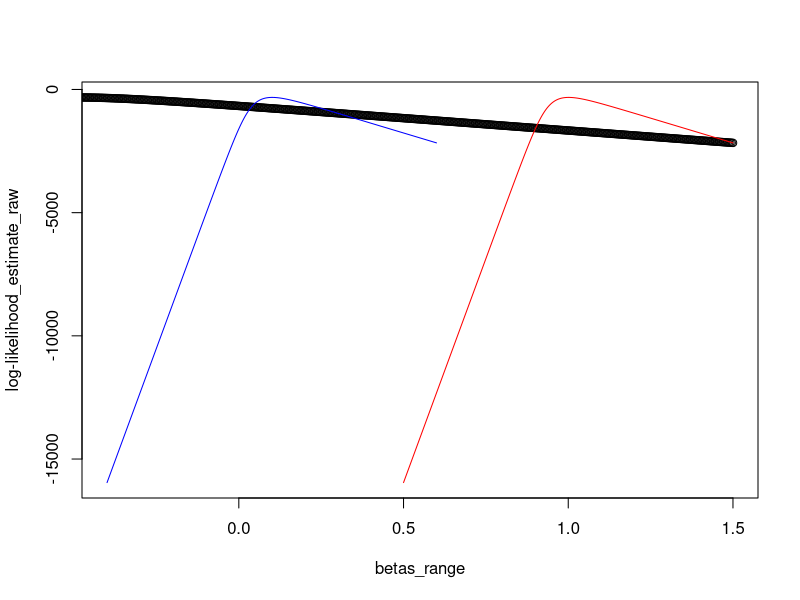
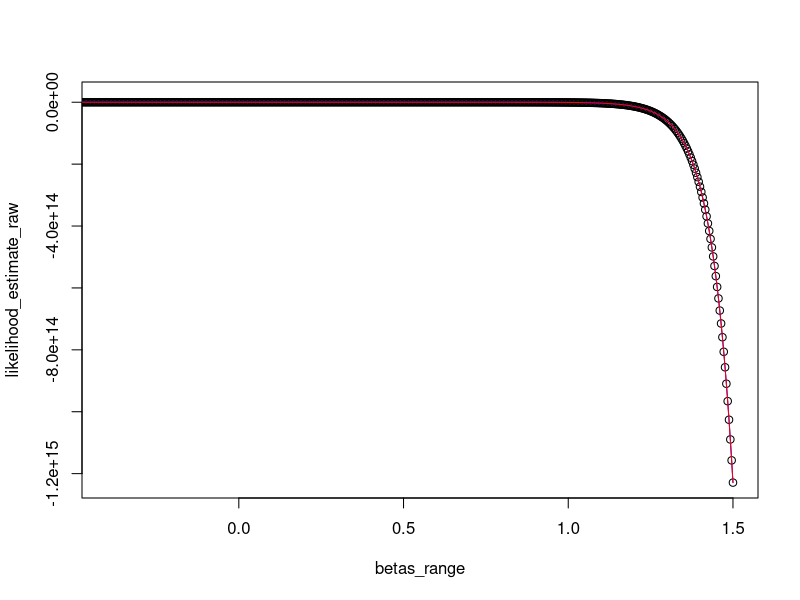
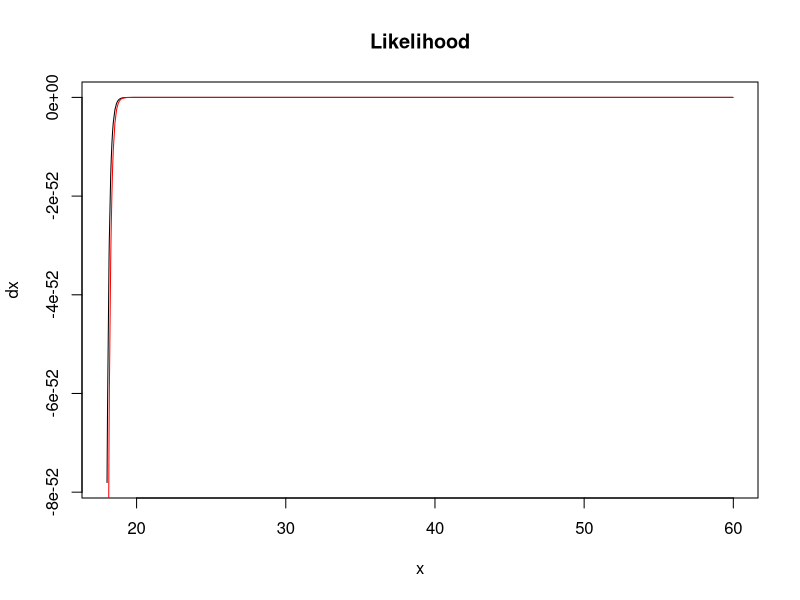
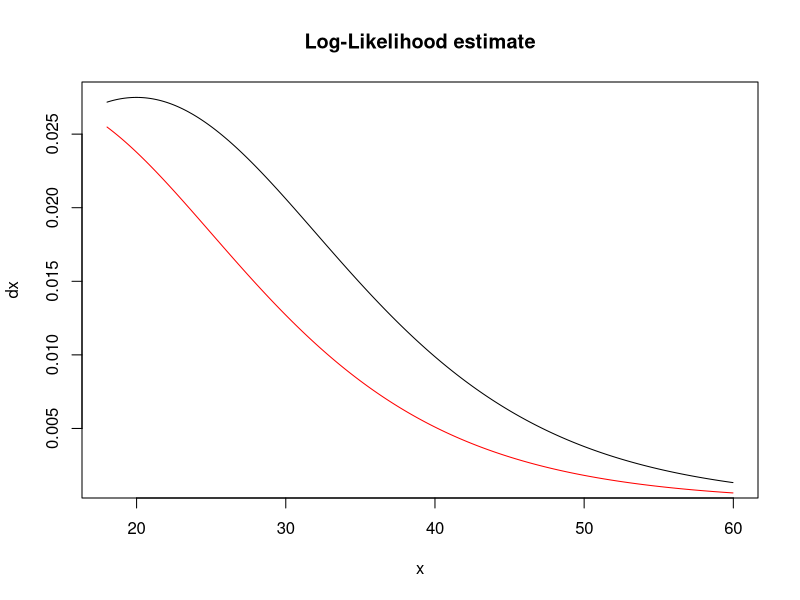
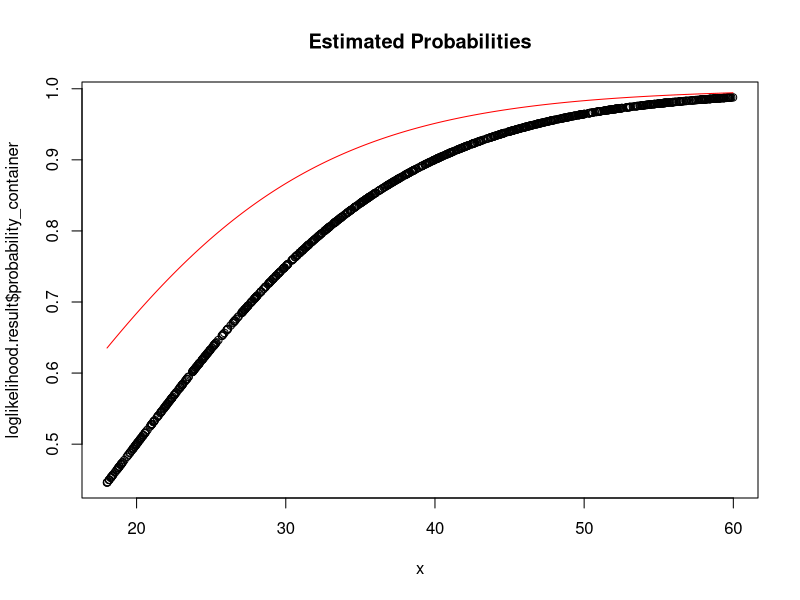
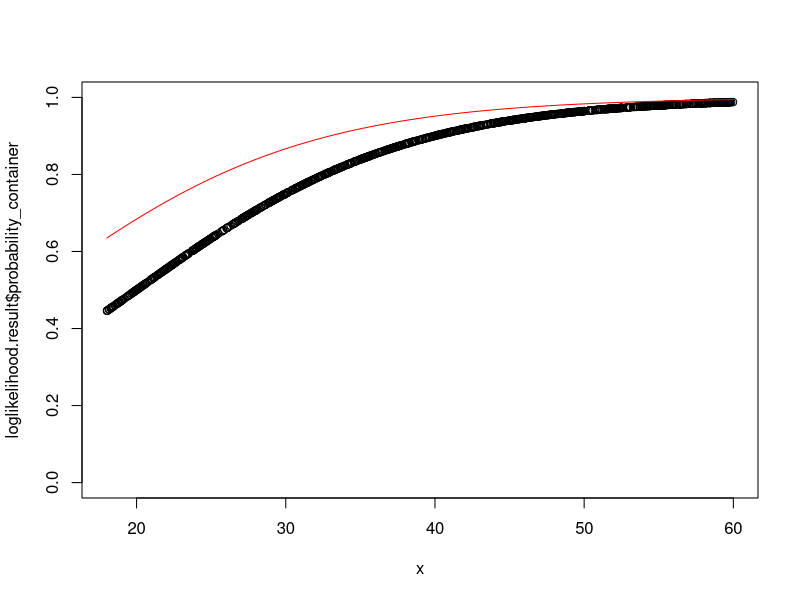
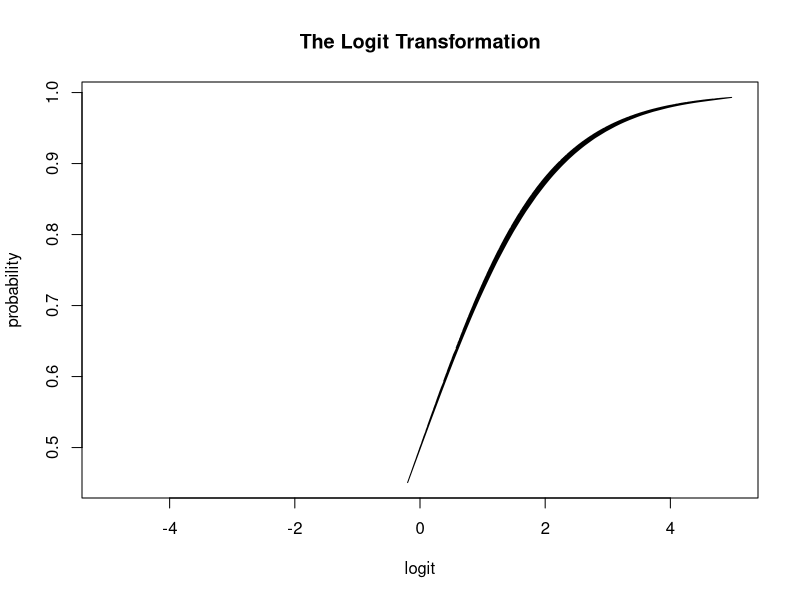

These charts were generated, in order, by the following R code:
# Functions
# b) Log likelihood
myloglikelihood <- function(beta) {
  loglikelihood <-
    sum(-y * log(1 + exp(-(X %*% beta))) - (1 - y) * log(1 + exp(X %*% beta)))
  return(loglikelihood)
}
# b) Normal Likelihood
mylikelihood <- function(beta) {
  likelihood <-
    sum(-y * 1 + exp(-(X %*% beta)) - (1 - y) * (1 + exp(X %*% beta)))
  return(likelihood)
}

getMarginalEffectBeta1 <- function(length = n,
                                   x2 = 0,
                                   # likelihood OR log-likelihood
                                   estimate_for = "likelihood",
                                   dx_container = NULL,
                                   probability_container = NULL) {
  estimate <- NULL
  
  if (estimate_for == "likelihood") {
    estimate <- likelihood.estimate$estimate
  } else if (estimate_for == "loglikelihood") {
    estimate <- loglikelihood.estimate$estimate
  }
  
  if (!is.null(estimate)) {
    for (i in 1:length) {
      prob_i <-
        exp(estimate[1] + estimate[2] * x[i] + estimate[3] * x2) / (1 + exp(estimate[1] + estimate[2] * x[i] + estimate[3] * x2))
      
      dx_container[i] <- estimate[2] * prob_i * (1 - prob_i)
      probability_container[i] <- prob_i
    }
    return(list(dx_container = dx_container, probability_container = probability_container))
  }
  
  return(NULL)
}

set.seed(123)
# Parameters
n <- 1000
x <- sort(runif(n = n, min = 18, max = 60))
x2 <- rbinom(n, 1, prob = 0.5)
X <- cbind(rep(1, n), x, x2)

beta0 <- -2
beta1 <- 0.1
beta2 <- 1
beta <- cbind(beta0, beta1, beta2)

linear_model <- beta0 + beta1 * x + beta2 * x2
prob_i_x <- exp(linear_model) / (1 + exp(linear_model))

# a) ?
y <- rbinom(n = length(x), size = 1, prob = prob_i_x)

# c) Plot the likelihood function and the log-likelihood function for a range of values for the two parameters
# separately and show that they are maximized at the same value.
beta_start_0 <- seq(-2.5, -1.5, le=n)
beta_start_1 <- seq(-0.4, 0.6, le=n)
beta_start_2 <-  seq(0.5, 1.5, le=n)
beta_start_param <- cbind(beta_start_0, beta_start_1, beta_start_2)
betas_range <- seq(min(beta_start_param),max(beta_start_param), le=n)

results_maybe_log_like <- rep(0, nrow(beta_start_param))

for(i in 1:nrow(beta_start_param)){
  results_maybe_log_like[i] <- myloglikelihood(beta_start_param[i, ])
}

plot(betas_range, results_maybe_log_like, xlim=c(-0.4, 1.5), ylab="log-likelihood_estimate_raw")
lines(beta_start_1, results_maybe_log_like, col="blue")
lines(beta_start_2, results_maybe_log_like, col="red")

results_maybe_likelihood <- rep(0, nrow(beta_start_param))
for(i in 1:nrow(beta_start_param)){
  results_maybe_likelihood[i] <- mylikelihood(beta_start_param[i, ])
}
plot(betas_range, results_maybe_likelihood, xlim=c(-0.4, 1.5), ylab="likelihood_estimate_raw")
lines(betas_range, results_maybe_likelihood, col="blue")
lines(betas_range, results_maybe_likelihood, col="red")
# Testing functions from https://www.r-bloggers.com/2019/08/maximum-likelihood-estimation-from-scratch/

library(maxLik)
# Getting an estimate for both functions
start_param <- c(0, 1, 1)
loglikelihood.estimate <- maxBFGS(myloglikelihood,
                                  finalHessian = TRUE,
                                  start = start_param)
### TODO: Pass previous estimation as this function's start parameter? This is cheating maybe
likelihood.estimate <- maxBFGS(mylikelihood,
                               finalHessian = TRUE,
                               start=loglikelihood.estimate$estimate)



likelihood.covariance_matrix <- -(solve(likelihood.estimate$hessian))
loglikelihood.covariance_matrix <-
  -(solve(loglikelihood.estimate$hessian))

likelihood.sde <- sqrt(diag(likelihood.covariance_matrix))
loglikelihood.sde <- sqrt(diag(loglikelihood.covariance_matrix))

x_len <- length(x)

# Likelihood
likelihood.result <- getMarginalEffectBeta1(
  length = x_len,
  estimate_for = "likelihood",
  x2 = 0,
  dx_container = rep(0, x_len),
  probability_container = rep(0, x_len)
)
plot(x, likelihood.result$dx_container, type="l", main="Likelihood", ylab="dx")

likelihood.result1 <- getMarginalEffectBeta1(
  length = x_len,
  estimate_for = "likelihood",
  x2 = 1,
  dx_container = rep(0, x_len),
  probability_container = rep(0, x_len)
)
lines(x, likelihood.result1$dx_container, col="red")

loglikelihood.result <- getMarginalEffectBeta1(
  length = x_len,
  estimate_for = "loglikelihood",
  x2 = 0,
  dx_container = rep(0, x_len),
  probability_container = rep(0, x_len)
)
plot(x, loglikelihood.result$dx_container, type= "l", main = "Log-Likelihood estimate", ylab = "dx")

loglikelihood.result1 <- getMarginalEffectBeta1(
  length = x_len,
  estimate_for = "loglikelihood",
  x2 = 1,
  dx_container = rep(0, x_len),
  probability_container = rep(0, x_len)
)
lines(x, loglikelihood.result1$dx_container, col="red")

# Plot probabilities
plot(x, loglikelihood.result$probability_container, main="Estimated Probabilities")
lines(x, loglikelihood.result1$probability_container, col="red")

plot(x, loglikelihood.result$probability_container, ylim=c(0, 1))
lines(x, loglikelihood.result1$probability_container, col="red")

# TEST f)?
logit <- function(x) {
  logit <- log(x / (1 - x))
  return (logit)
}

plot(
  logit(prob_i_x),
  prob_i_x,
  type = "l",
  xlim = c(-5, 5),
  main = "The Logit Transformation",
  xlab = "logit",
  ylab = "probability",
  cex.main = 1.2,
  cex.lab = 1,
  cex.axis = 1
)
